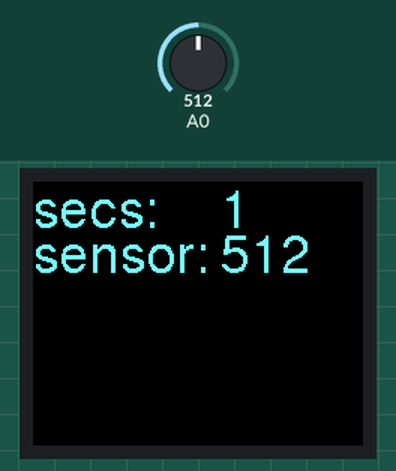
Simulated run of this sketch. Board: Arduino Uno, built with avr-gcc and run on an emulated ATmega328P. Parts: 220×176 colour display. The test bench sets the inputs (shaded band); at power-on: A0 = 512.

Above: at 1.6 s.
1.7 s: A0 set to 716
At 2.7 s:
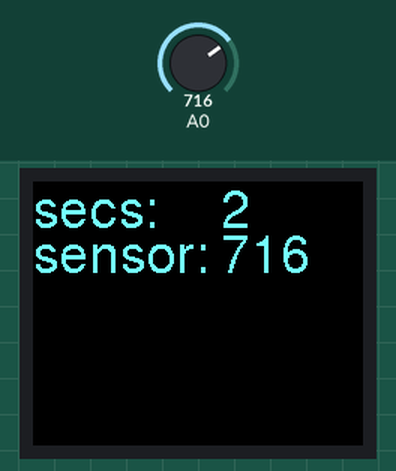
4.5 s: A0 set to 900
At 5.8 s:
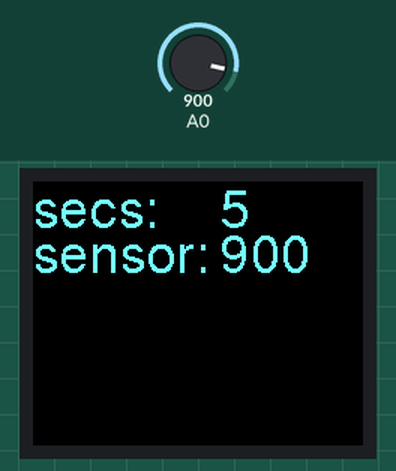
7.5 s: A0 set to 1023
At 8.5 s:
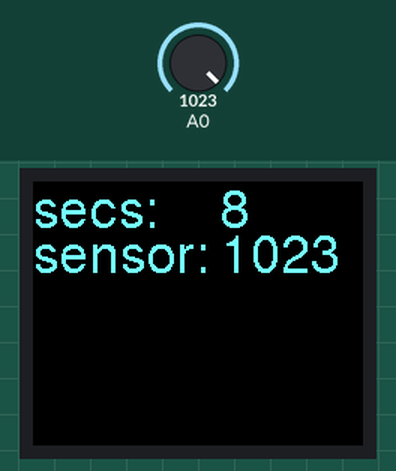
Timing chart, 0 to 10.5 s (numbered marks = the images above; inputs shaded):
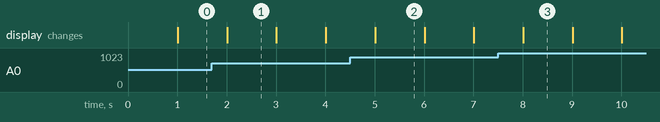

The sketch:

ILI9225_Text_example.ino
```cpp
/*

  Text example for IPI9225 TFT display.

  This example reads the millis() and an analog sensor and displays both.
  It draws the labels in the setup() and updates the canvas with the
  actual values in the loop().
   Uses Nkawu's  TFT_22_ILI9225: http://librarymanager/All#TFT_22_ILI9225
   and Richard Moore's qrcode library: http://librarymanager/All#qrcode
   Circuit:
   - TFT display connected to the pins listed below.
   - Screen SDI <-> microcontroller SPI SDO
   - Screen SCK <-> microcontroller SPI SCK
   - Screen CS <-> microcontroller SPI CS
   - Screen RS <-> microcontroller TFT_RS output pin
   - Screen Reset <-> microcontroller TFT_RST output pin

   To test, enter a text string, then scan it with your mobile device

  created 15 Feb 2021
  by Tom Igoe
*/

#include "SPI.h"
#include "TFT_22_ILI9225.h" // display library
#include <../fonts/FreeSans18pt7b.h>


// display pins:
#define TFT_RST 9
#define TFT_RS  8
#define TFT_CS  10
#define TFT_LED -1   // -1 if wired to +V directly

// change these to match your display's resolution:
const int TFT_WIDTH = 220;
const int TFT_HEIGHT = 176;

// colors for a color display:
int fontColor = 0x6677FF;  // light blue
int bgColor = 0x0;         // black

// width needed for the text labels using current font:
int textWidth = 125;
// height needed for a text string using the current font:
int textHeight = 30;

// initialize the display:
TFT_22_ILI9225 display = TFT_22_ILI9225(TFT_RST, TFT_RS, TFT_CS, TFT_LED);

void setup() {
  // initialize serial:
  Serial.begin(9600);
  // wait 3 sec. for serial monitor to open:
  if (!Serial) delay(3000);
  // start the display:
  // initialize the display
  display.begin();
  // clear the screen:
  display.clear();
  //  orientation orientation:
  // 0=portrait,
  // 1=right rotated landscape,
  // 2=reverse portrait,
  // 3=left rotated landscape
  display.setOrientation(3);
  // fill with the background color:
  display.setBackgroundColor(bgColor);

  // set fonts
  display.setGFXFont(&FreeSans18pt7b);
  // move the cursor to 0,30 (because fonts measure from their baseline):
  display.drawGFXText(0, textHeight, "secs:", fontColor);
  // move the cursor down another 30 for the next line:
  display.drawGFXText(0, textHeight * 2, "sensor:", fontColor);
}

void loop() {
  // read the sensor:
  int sensorReading = analogRead(A0);
  // display flickers too much if you change it every loop.
  // Do it once a second instead:
  if (millis() % 1000 < 3) {
    // fill the space where the readings go
    // with a rect in the background color:
    display.fillRectangle(textWidth, 0, textWidth * 2, textHeight * 2, bgColor);
    // print the seconds:
    display.drawGFXText(textWidth, textHeight,
                        String(millis() / 1000), fontColor);
    // print a sensor reading:
    display.drawGFXText(textWidth, textHeight * 2,
                        String(sensorReading), fontColor);
  }
}
```

Measured:
- what the display in image 1 shows lasts 1.0 s, from 2.0 s to 3.0 s
